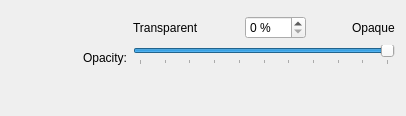
        <widget class="QWidget" name="accentWithContrastOpacityPageInactive">
         <layout class="QHBoxLayout" name="horizontalLayout_31">
          <item>
           <spacer name="horizontalSpacer_18">
            <property name="orientation">
             <enum>Qt::Horizontal</enum>
            </property>
            <property name="sizeType">
             <enum>QSizePolicy::Fixed</enum>
            </property>
            <property name="sizeHint" stdset="0">
             <size>
              <width>72</width>
              <height>20</height>
             </size>
            </property>
           </spacer>
          </item>
          <item>
           <widget class="QLabel" name="label_12">
            <property name="text">
             <string>Opacity:</string>
            </property>
            <property name="alignment">
             <set>Qt::AlignRight|Qt::AlignTrailing|Qt::AlignVCenter</set>
            </property>
            <property name="buddy">
             <cstring>windowOutlineAccentWithContrastOpacityInactive</cstring>
            </property>
           </widget>
          </item>
          <item>
           <layout class="QVBoxLayout" name="verticalLayout_34">
            <item>
             <spacer name="verticalSpacer_11">
              <property name="orientation">
               <enum>Qt::Vertical</enum>
              </property>
              <property name="sizeType">
               <enum>QSizePolicy::Fixed</enum>
              </property>
              <property name="sizeHint" stdset="0">
               <size>
                <width>20</width>
                <height>5</height>
               </size>
              </property>
             </spacer>
            </item>
            <item>
             <layout class="QHBoxLayout" name="horizontalLayout_24">
              <item>
               <widget class="QLabel" name="_menuOpacityTransparentLabel_41">
                <property name="text">
                 <string>Transparent</string>
                </property>
               </widget>
              </item>
              <item>
               <spacer name="horizontalSpacer_49">
                <property name="orientation">
                 <enum>Qt::Horizontal</enum>
                </property>
                <property name="sizeHint" stdset="0">
                 <size>
                  <width>40</width>
                  <height>20</height>
                 </size>
                </property>
               </spacer>
              </item>
              <item>
               <widget class="QSpinBox" name="windowOutlineAccentWithContrastOpacityInactive">
                <property name="suffix">
                 <string> %</string>
                </property>
                <property name="maximum">
                 <number>100</number>
                </property>
                <property name="value">
                 <number>0</number>
                </property>
               </widget>
              </item>
              <item>
               <spacer name="horizontalSpacer_50">
                <property name="orientation">
                 <enum>Qt::Horizontal</enum>
                </property>
                <property name="sizeHint" stdset="0">
                 <size>
                  <width>40</width>
                  <height>20</height>
                 </size>
                </property>
               </spacer>
              </item>
              <item>
               <widget class="QLabel" name="_menuOpacityTransparentLabel_42">
                <property name="text">
                 <string>Opaque</string>
                </property>
               </widget>
              </item>
             </layout>
            </item>
            <item>
             <widget class="QSlider" name="windowOutlineAccentWithContrastOpacityInactive_2">
              <property name="minimum">
               <number>0</number>
              </property>
              <property name="maximum">
               <number>100</number>
              </property>
              <property name="singleStep">
               <number>1</number>
              </property>
              <property name="pageStep">
               <number>10</number>
              </property>
              <property name="value">
               <number>100</number>
              </property>
              <property name="orientation">
               <enum>Qt::Horizontal</enum>
              </property>
              <property name="invertedAppearance">
               <bool>false</bool>
              </property>
              <property name="invertedControls">
               <bool>false</bool>
              </property>
              <property name="tickPosition">
               <enum>QSlider::TicksBelow</enum>
              </property>
              <property name="tickInterval">
               <number>10</number>
              </property>
             </widget>
            </item>
            <item>
             <spacer name="verticalSpacer_26">
              <property name="orientation">
               <enum>Qt::Vertical</enum>
              </property>
              <property name="sizeType">
               <enum>QSizePolicy::Maximum</enum>
              </property>
              <property name="sizeHint" stdset="0">
               <size>
                <width>20</width>
                <height>40</height>
               </size>
              </property>
             </spacer>
            </item>
           </layout>
          </item>
         </layout>
        </widget>
